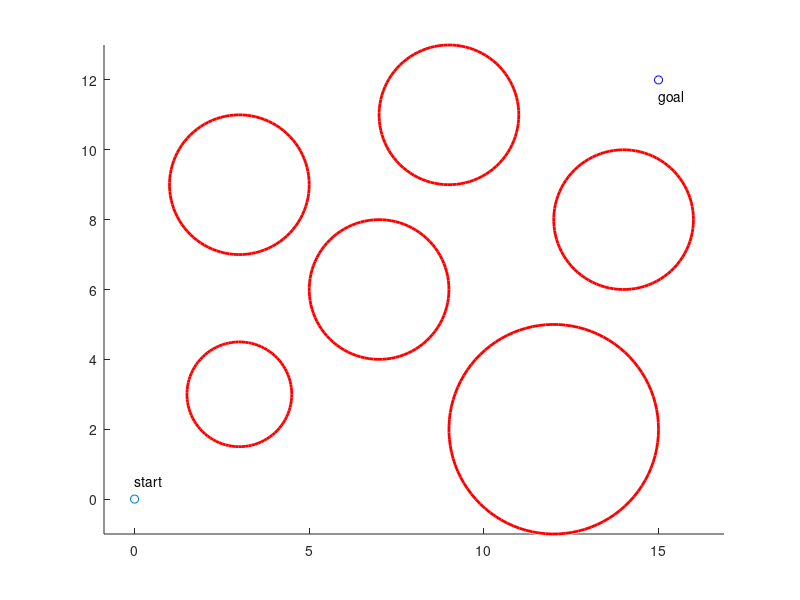

This figure's MATLAB source: (Note: this script raises an error after producing the figure.)
close all; clear; clc;

obstacleList = [3, 3, 1.5;
    12, 2, 3;
    3, 9, 2;
    9, 11, 2;
    7, 6, 2;
    14, 8, 2];
randArea = [-2, 18];
expandDis = 2.0;
goalSampleRate = 10;
maxIter = 200;
start = [0, 0];
goal = [15, 12];

figure(1);
[rows_obstacleList, ~] = size(obstacleList);
for i = 1:rows_obstacleList
    viscircles(obstacleList(i, [1,2]), obstacleList(i, 3));
    hold on;
end
scatter(start(1), start(2), 'black');
text(start(1), start(2)+0.5, 'start');
hold on;
scatter(goal(1), goal(2), 'b');
text(goal(1), goal(2)-0.5, 'goal');
hold on;
axis equal

rrt = RRT(obstacleList, randArea, expandDis, goalSampleRate, maxIter);

path = rrt.rrt_planning(start, goal);

figure(2);
[rows_obstacleList, ~] = size(obstacleList);
for i = 1:rows_obstacleList
    viscircles(obstacleList(i, [1,2]), obstacleList(i, 3));
    hold on;
end
scatter(start(1), start(2), 'black');
hold on;
scatter(goal(1), goal(2), 'b');
hold on;
plot(path(:, 1), path(:, 2), 'g')
axis equal


[rows_path, ~] = size(path);
path_real = [];
for i = 0 : rows_path-1
    path_real = [path_real; path(end - i, :)];
end
path_Pt1 = [];
path_Pt2 = [];
path_C = [];
path_theta = [];
path_r = [];
path_d1 = [];
path_d2 = [];
for i = 2 : rows_path - 1
    P0 = [path_real(i - 1, :), 0];
    P1 = [path_real(i, :), 0];
    P2 = [path_real(i + 1, :), 0];
    r = 0.5;
    t = 0;
    [Pt1, Pt2, d1, d2, C, theta, r] = PathSegmentTrans(P0, P1, P2, r, t);
    path_Pt1 = [path_Pt1; Pt1];
    path_Pt2 = [path_Pt2; Pt2];
    path_C = [path_C; C];
    path_theta = [path_theta; theta];
    path_r = [path_r; r];
    path_d1 = [path_d1; d1];
    path_d2 = [path_d2; d2];
end

point_X = [];
point_Y = [];
for s = 0:0.001:1
    [point_x, point_y] = PathSynthesis(path_real, path_Pt1, path_Pt2, path_C, path_theta, path_r, s);
    point_X = [point_X; point_x];
    point_Y = [point_Y; point_y];
end
figure(3);
for i = 1:rows_obstacleList
    viscircles(obstacleList(i, [1,2]), obstacleList(i, 3));
    hold on;
end
scatter(start(1), start(2), 'black');
hold on;
scatter(goal(1), goal(2), 'b');
hold on;
plot(point_X, point_Y, 'g')
axis equal

p0 = 0;
p1 = 1;
vmax = 10;
amax = 10;
deltaT = 0.05;
[point_x, point_y, path_length] = PathSynthesis(path_real, path_Pt1, path_Pt2, path_C, path_theta, path_r, 0);
vhatmax = vmax / path_length;
ahatmax = amax / path_length;
[~, tf] = T_curve(p0, p1, vhatmax, ahatmax, 0);
t = 0:deltaT:ceil(tf);
point_X = [];
point_Y = [];
for i = 1:length(t)
    p = T_curve(p0, p1, vhatmax, ahatmax, t(i));
    [point_x, point_y] = PathSynthesis(path_real, path_Pt1, path_Pt2, path_C, path_theta, path_r, p);
    point_X = [point_X; point_x];
    point_Y = [point_Y; point_y];
end

RobotPlot(point_X, point_Y, obstacleList);